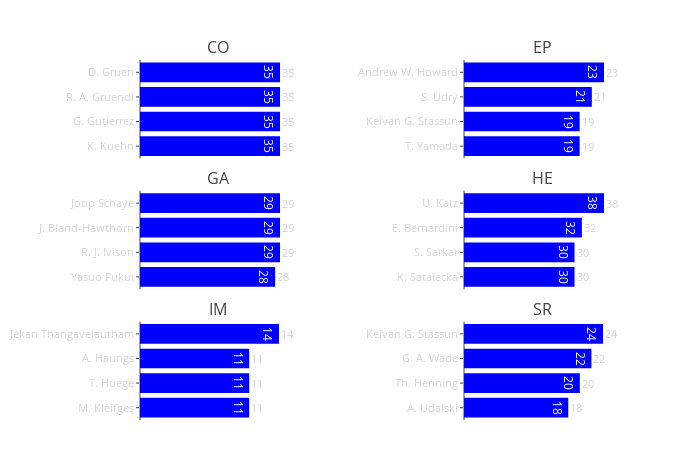

Write notebook code for a chart like this one.
### Code cell
active_authors(section, year)

### Figure 1 — Plotly figure (JSON) as saved in the notebook; plotly's stock layout.template omitted (floating-point values rounded to 4 significant figures)
{"data": [{"hoverinfo": "text", "marker": {"color": "blue"}, "orientation": "h", "text": [35, 35, 35, 35], "type": "bar", "x": [35, 35, 35, 35], "xaxis": "x1", "y": ["D. Gruen", "R. A. Gruendl", "G. Gutierrez", "K. Kuehn"], "yaxis": "y1"}, {"hoverinfo": "text", "marker": {"color": "blue"}, "orientation": "h", "text": [23, 21, 19, 19], "type": "bar", "x": [23, 21, 19, 19], "xaxis": "x2", "y": ["Andrew W. Howard", "S. Udry", "Keivan G. Stassun", "T. Yamada"], "yaxis": "y2"}, {"hoverinfo": "text", "marker": {"color": "blue"}, "orientation": "h", "text": [29, 29, 29, 28], "type": "bar", "x": [29, 29, 29, 28], "xaxis": "x3", "y": ["Joop Schaye", "J. Bland-Hawthorn", "R. J. Ivison", "Yasuo Fukui"], "yaxis": "y3"}, {"hoverinfo": "text", "marker": {"color": "blue"}, "orientation": "h", "text": [38, 32, 30, 30], "type": "bar", "x": [38, 32, 30, 30], "xaxis": "x4", "y": ["U. Katz", "E. Bernardini", "S. Sarkar", "K. Satalecka"], "yaxis": "y4"}, {"hoverinfo": "text", "marker": {"color": "blue"}, "orientation": "h", "text": [14, 11, 11, 11], "type": "bar", "x": [14, 11, 11, 11], "xaxis": "x5", "y": ["Jekan Thangavelautham", "A. Haungs", "T. Huege", "M. Kleifges"], "yaxis": "y5"}, {"hoverinfo": "text", "marker": {"color": "blue"}, "orientation": "h", "text": [24, 22, 20, 18], "type": "bar", "x": [24, 22, 20, 18], "xaxis": "x6", "y": ["Keivan G. Stassun", "G. A. Wade", "Th. Henning", "A. Udalski"], "yaxis": "y6"}], "layout": {"annotations": [{"font": {"size": 16}, "showarrow": false, "text": "CO", "x": 0.1625, "xanchor": "center", "xref": "paper", "y": 1.0, "yanchor": "bottom", "yref": "paper"}, {"font": {"size": 16}, "showarrow": false, "text": "EP", "x": 0.8375, "xanchor": "center", "xref": "paper", "y": 1.0, "yanchor": "bottom", "yref": "paper"}, {"font": {"size": 16}, "showarrow": false, "text": "GA", "x": 0.1625, "xanchor": "center", "xref": "paper", "y": 0.6367, "yanchor": "bottom", "yref": "paper"}, {"font": {"size": 16}, "showarrow": false, "text": "HE", "x": 0.8375, "xanchor": "center", "xref": "paper", "y": 0.6367, "yanchor": "bottom", "yref": "paper"}, {"font": {"size": 16}, "showarrow": false, "text": "IM", "x": 0.1625, "xanchor": "center", "xref": "paper", "y": 0.2733, "yanchor": "bottom", "yref": "paper"}, {"font": {"size": 16}, "showarrow": false, "text": "SR", "x": 0.8375, "xanchor": "center", "xref": "paper", "y": 0.2733, "yanchor": "bottom", "yref": "paper"}, {"font": {"color": "lightgrey", "size": 11}, "showarrow": false, "text": 35, "x": 35, "xanchor": "left", "xref": "x1", "y": "D. Gruen", "yref": "y1"}, {"font": {"color": "lightgrey", "size": 11}, "showarrow": false, "text": 35, "x": 35, "xanchor": "left", "xref": "x1", "y": "R. A. Gruendl", "yref": "y1"}, {"font": {"color": "lightgrey", "size": 11}, "showarrow": false, "text": 35, "x": 35, "xanchor": "left", "xref": "x1", "y": "G. Gutierrez", "yref": "y1"}, {"font": {"color": "lightgrey", "size": 11}, "showarrow": false, "text": 35, "x": 35, "xanchor": "left", "xref": "x1", "y": "K. Kuehn", "yref": "y1"}, {"font": {"color": "lightgrey", "size": 11}, "showarrow": false, "text": 23, "x": 23, "xanchor": "left", "xref": "x2", "y": "Andrew W. Howard", "yref": "y2"}, {"font": {"color": "lightgrey", "size": 11}, "showarrow": false, "text": 21, "x": 21, "xanchor": "left", "xref": "x2", "y": "S. Udry", "yref": "y2"}, {"font": {"color": "lightgrey", "size": 11}, "showarrow": false, "text": 19, "x": 19, "xanchor": "left", "xref": "x2", "y": "Keivan G. Stassun", "yref": "y2"}, {"font": {"color": "lightgrey", "size": 11}, "showarrow": false, "text": 19, "x": 19, "xanchor": "left", "xref": "x2", "y": "T. Yamada", "yref": "y2"}, {"font": {"color": "lightgrey", "size": 11}, "showarrow": false, "text": 29, "x": 29, "xanchor": "left", "xref": "x3", "y": "Joop Schaye", "yref": "y3"}, {"font": {"color": "lightgrey", "size": 11}, "showarrow": false, "text": 29, "x": 29, "xanchor": "left", "xref": "x3", "y": "J. Bland-Hawthorn", "yref": "y3"}, {"font": {"color": "lightgrey", "size": 11}, "showarrow": false, "text": 29, "x": 29, "xanchor": "left", "xref": "x3", "y": "R. J. Ivison", "yref": "y3"}, {"font": {"color": "lightgrey", "size": 11}, "showarrow": false, "text": 28, "x": 28, "xanchor": "left", "xref": "x3", "y": "Yasuo Fukui", "yref": "y3"}, {"font": {"color": "lightgrey", "size": 11}, "showarrow": false, "text": 38, "x": 38, "xanchor": "left", "xref": "x4", "y": "U. Katz", "yref": "y4"}, {"font": {"color": "lightgrey", "size": 11}, "showarrow": false, "text": 32, "x": 32, "xanchor": "left", "xref": "x4", "y": "E. Bernardini", "yref": "y4"}, {"font": {"color": "lightgrey", "size": 11}, "showarrow": false, "text": 30, "x": 30, "xanchor": "left", "xref": "x4", "y": "S. Sarkar", "yref": "y4"}, {"font": {"color": "lightgrey", "size": 11}, "showarrow": false, "text": 30, "x": 30, "xanchor": "left", "xref": "x4", "y": "K. Satalecka", "yref": "y4"}, {"font": {"color": "lightgrey", "size": 11}, "showarrow": false, "text": 14, "x": 14, "xanchor": "left", "xref": "x5", "y": "Jekan Thangavelautham", "yref": "y5"}, {"font": {"color": "lightgrey", "size": 11}, "showarrow": false, "text": 11, "x": 11, "xanchor": "left", "xref": "x5", "y": "A. Haungs", "yref": "y5"}, {"font": {"color": "lightgrey", "size": 11}, "showarrow": false, "text": 11, "x": 11, "xanchor": "left", "xref": "x5", "y": "T. Huege", "yref": "y5"}, {"font": {"color": "lightgrey", "size": 11}, "showarrow": false, "text": 11, "x": 11, "xanchor": "left", "xref": "x5", "y": "M. Kleifges", "yref": "y5"}, {"font": {"color": "lightgrey", "size": 11}, "showarrow": false, "text": 24, "x": 24, "xanchor": "left", "xref": "x6", "y": "Keivan G. Stassun", "yref": "y6"}, {"font": {"color": "lightgrey", "size": 11}, "showarrow": false, "text": 22, "x": 22, "xanchor": "left", "xref": "x6", "y": "G. A. Wade", "yref": "y6"}, {"font": {"color": "lightgrey", "size": 11}, "showarrow": false, "text": 20, "x": 20, "xanchor": "left", "xref": "x6", "y": "Th. Henning", "yref": "y6"}, {"font": {"color": "lightgrey", "size": 11}, "showarrow": false, "text": 18, "x": 18, "xanchor": "left", "xref": "x6", "y": "A. Udalski", "yref": "y6"}], "height": 450, "margin": {"b": 30, "l": 140, "t": 60}, "showlegend": false, "title": "", "width": 700, "xaxis1": {"anchor": "y1", "domain": [0, 0.325], "showgrid": false, "showticklabels": false}, "xaxis2": {"anchor": "y2", "domain": [0.675, 1], "showgrid": false, "showticklabels": false}, "xaxis3": {"anchor": "y3", "domain": [0, 0.325], "showgrid": false, "showticklabels": false}, "xaxis4": {"anchor": "y4", "domain": [0.675, 1], "showgrid": false, "showticklabels": false}, "xaxis5": {"anchor": "y5", "domain": [0, 0.325], "showgrid": false, "showticklabels": false}, "xaxis6": {"anchor": "y6", "domain": [0.675, 1], "showgrid": false, "showticklabels": false}, "yaxis1": {"anchor": "x1", "autorange": "reversed", "domain": [0.7267, 1.0], "tickfont": {"color": "lightgrey", "size": 11}, "ticklen": 3}, "yaxis2": {"anchor": "x2", "autorange": "reversed", "domain": [0.7267, 1.0], "tickfont": {"color": "lightgrey", "size": 11}, "ticklen": 3}, "yaxis3": {"anchor": "x3", "autorange": "reversed", "domain": [0.3633, 0.6367], "tickfont": {"color": "lightgrey", "size": 11}, "ticklen": 3}, "yaxis4": {"anchor": "x4", "autorange": "reversed", "domain": [0.3633, 0.6367], "tickfont": {"color": "lightgrey", "size": 11}, "ticklen": 3}, "yaxis5": {"anchor": "x5", "autorange": "reversed", "domain": [0, 0.2733], "tickfont": {"color": "lightgrey", "size": 11}, "ticklen": 3}, "yaxis6": {"anchor": "x6", "autorange": "reversed", "domain": [0, 0.2733], "tickfont": {"color": "lightgrey", "size": 11}, "ticklen": 3}}}
